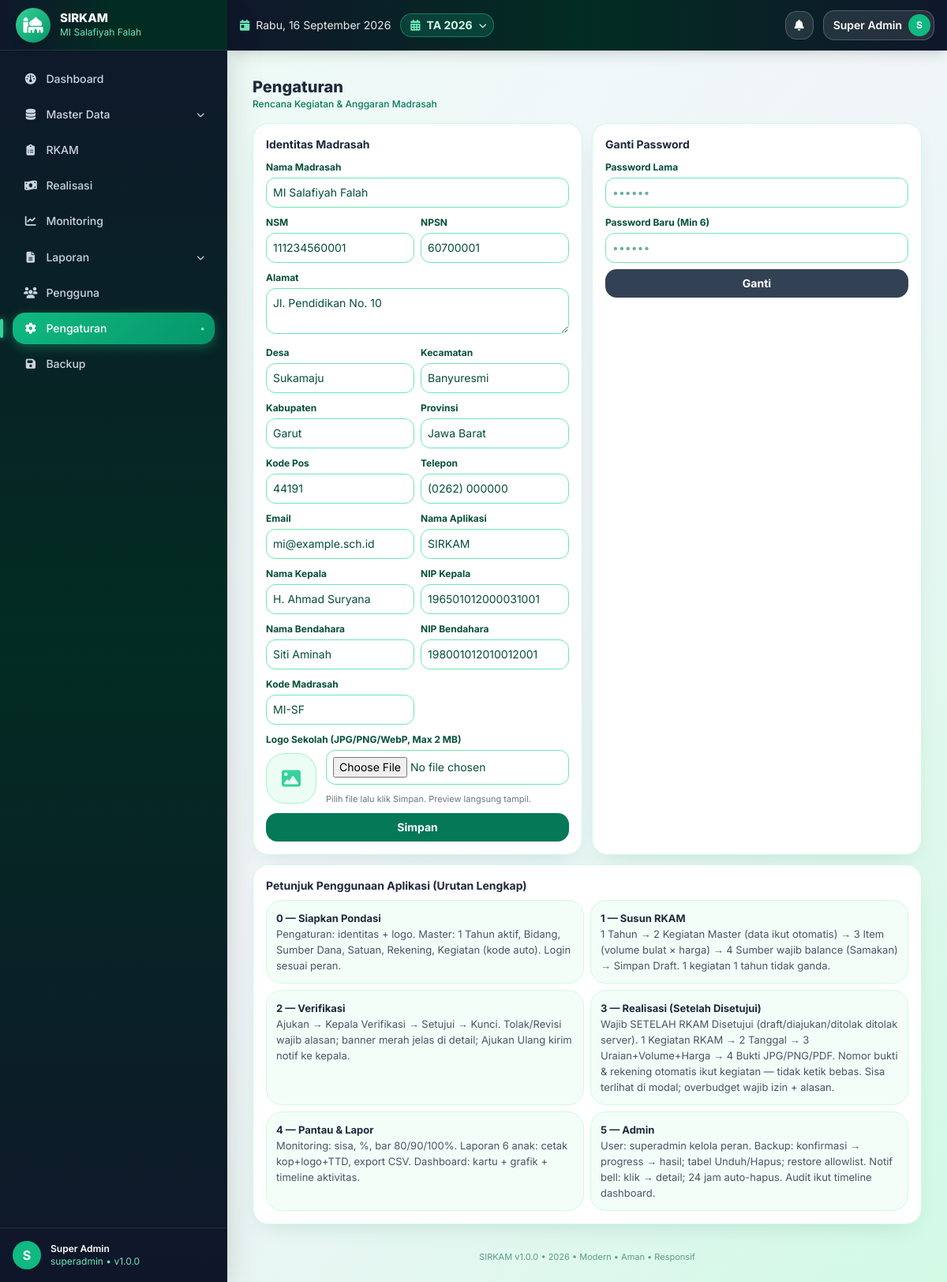
Page /pengaturan (signed in) on the committed database.
### tables this page shows
CREATE TABLE IF NOT EXISTS app_settings (
  id INT UNSIGNED AUTO_INCREMENT PRIMARY KEY,
  skey VARCHAR(100) NOT NULL UNIQUE,
  svalue TEXT NULL
);

CREATE TABLE IF NOT EXISTS madrasah (
  id INT UNSIGNED AUTO_INCREMENT PRIMARY KEY,
  nama_madrasah VARCHAR(150) NOT NULL DEFAULT 'MI Salafiyah',
  nsm VARCHAR(30) NULL,
  npsn VARCHAR(30) NULL,
  alamat TEXT NULL,
  desa VARCHAR(100) NULL,
  kecamatan VARCHAR(100) NULL,
  kabupaten VARCHAR(100) NULL,
  provinsi VARCHAR(100) NULL,
  kode_pos VARCHAR(10) NULL,
  email VARCHAR(100) NULL,
  telepon VARCHAR(30) NULL,
  nama_kepala VARCHAR(100) NULL,
  nip_kepala VARCHAR(50) NULL,
  nama_bendahara VARCHAR(100) NULL,
  nip_bendahara VARCHAR(50) NULL,
  logo VARCHAR(255) NULL,
  created_at TIMESTAMP DEFAULT CURRENT_TIMESTAMP,
  updated_at TIMESTAMP DEFAULT CURRENT_TIMESTAMP ON UPDATE CURRENT_TIMESTAMP
);

CREATE TABLE IF NOT EXISTS tahun_anggaran (
  id INT UNSIGNED AUTO_INCREMENT PRIMARY KEY,
  tahun INT NOT NULL UNIQUE,
  tanggal_mulai DATE NULL,
  tanggal_selesai DATE NULL,
  status ENUM('draft','aktif','selesai','dikunci') NOT NULL DEFAULT 'draft',
  keterangan TEXT NULL,
  created_at TIMESTAMP DEFAULT CURRENT_TIMESTAMP,
  updated_at TIMESTAMP DEFAULT CURRENT_TIMESTAMP ON UPDATE CURRENT_TIMESTAMP,
  INDEX idx_tahun (tahun),
  INDEX idx_status (status)
);

### index.php (called while the page is built, shortened)
<?php
require_once __DIR__.'/config/bootstrap.php';
$url=trim($_GET['url']??'',"/");
$p=explode('/',$url);$page=$p[0];$arg=$p[1]??null;$arg2=$p[2]??null;
$content='';$title='Dashboard';
try{
switch($page){
case 'pengaturan': if(!in_array(Auth::role(),['superadmin','kepala_madrasah','bendahara']))Rbac::deny();$title='Pengaturan';ob_start();require __DIR__.'/modules/pengaturan/index.php';$content=ob_get_clean();break;
}
}catch(Throwable $e){error_log($e->getMessage());$content='<div class="bg-red-50 border border-red-200 p-4 rounded">Terjadi kesalahan sistem.</div>';}
require __DIR__.'/views/layouts/main.php';

### core/Helper.php (called while the page is built, shortened)
<?php
class Helper{
public static function setting($pdo,$k,$d=''){$s=$pdo->prepare("SELECT svalue FROM app_settings WHERE skey=?");$s->execute([$k]);$r=$s->fetchColumn();return $r!==false?$r:$d;}
public static function tahunAktif($pdo){$s=$pdo->query("SELECT * FROM tahun_anggaran WHERE status='aktif' LIMIT 1");$r=$s->fetch();if(!$r){$s=$pdo->query("SELECT * FROM tahun_anggaran ORDER BY tahun DESC LIMIT 1");$r=$s->fetch();}return $r;}
public static function madrasah($pdo){return $pdo->query("SELECT * FROM madrasah WHERE id=1")->fetch()?:[];}
}

### core/Security.php (called while the page is built, shortened)
<?php
class Security{
public static function e($s){return htmlspecialchars((string)($s??''),ENT_QUOTES,'UTF-8');}
}

### core/Auth.php (called while the page is built, shortened)
<?php
class Auth{
public static function user(){return $_SESSION['user']??null;}
public static function role(){return $_SESSION['role']??null;}
}

### modules/pengaturan/index.php (the view, shortened to what this page needs)
<?php
$m=Helper::madrasah($pdo);
$app=Helper::setting($pdo,'app_name','SIRKAM');$km=Helper::setting($pdo,'kode_madrasah','MI-SF');
function lab($t,$n,$v,$ph=''){return '<div><label class="text-xs font-bold text-emerald-900">'.$t.'</label><input name="'.$n.'" value="'.Security::e($v??'').'" placeholder="'.$ph.'" class="w-full border rounded p-2 mt-1"></div>';}
?>
<div class="grid lg:grid-cols-2 gap-3">
<div class="bg-white p-4 rounded shadow text-sm"><b>Identitas Madrasah</b>
<form onsubmit="saveSet(event)" class="grid gap-2 mt-2">
<?=lab('Nama Madrasah','nama_madrasah',$m['nama_madrasah']??'','MI Salafiyah')?>
<div class="grid grid-cols-2 gap-2"><?=lab('NSM','nsm',$m['nsm']??'','111234560001')?><?=lab('NPSN','npsn',$m['npsn']??'','60700001')?></div>
<div><label class="text-xs font-bold text-emerald-900">Alamat</label><textarea name="alamat" placeholder="Jl. Pendidikan No. 10" class="w-full border rounded p-2 mt-1"><?=Security::e($m['alamat']??'')?></textarea></div>
<div class="grid grid-cols-2 gap-2"><?=lab('Desa','desa',$m['desa']??'')?><?=lab('Kecamatan','kecamatan',$m['kecamatan']??'')?><?=lab('Kabupaten','kabupaten',$m['kabupaten']??'')?><?=lab('Provinsi','provinsi',$m['provinsi']??'')?></div>
<div class="grid grid-cols-2 gap-2"><?=lab('Kode Pos','kode_pos',$m['kode_pos']??'','44191')?><?=lab('Telepon','telepon',$m['telepon']??'')?><?=lab('Email','email',$m['email']??'')?><?=lab('Nama Aplikasi','app_name',$app)?><?=lab('Nama Kepala','nama_kepala',$m['nama_kepala']??'')?><?=lab('NIP Kepala','nip_kepala',$m['nip_kepala']??'')?><?=lab('Nama Bendahara','nama_bendahara',$m['nama_bendahara']??'')?><?=lab('NIP Bendahara','nip_bendahara',$m['nip_bendahara']??'')?><?=lab('Kode Madrasah','kode_madrasah',$km,'MI-SF')?></div>
<div><label class="text-xs font-bold text-emerald-900">Logo Sekolah (JPG/PNG/WebP, max 2 MB)</label>
<div class="flex items-center gap-3 mt-1">
<?php $logoOk=!empty($m['logo'])&&is_file(__DIR__.'/../../uploads/logo/'.$m['logo']); $logoV=$logoOk?filemtime(__DIR__.'/../../uploads/logo/'.$m['logo']):0; ?>
<div id="logoBox"><?php if($logoOk):?><img id="logoPrev" src="<?=BASE_URL?>uploads/logo/<?=Security::e($m['logo'])?>?v=<?=$logoV?>" class="w-16 h-16 rounded-2xl object-contain bg-emerald-50 border border-emerald-200 p-1"><?php else:?><div id="logoPrev" class="w-16 h-16 rounded-2xl bg-emerald-50 border border-emerald-200 flex items-center justify-center text-emerald-400 text-2xl"><i class="fa-solid fa-image"></i></div><?php endif;?></div>
<div class="flex-1"><input id="logoFile" name="logo" type="file" accept=".jpg,.jpeg,.png,.webp" onchange="previewLogo(this)" class="w-full border rounded p-2">
<div class="flex gap-2 mt-2"><span class="text-[11px] text-gray-500">Pilih file lalu klik Simpan. Preview langsung tampil.</span>
</div></div></div></div>
<button class="bg-emerald-700 text-white rounded p-2 font-bold">Simpan</button></form></div>
<div class="bg-white p-4 rounded shadow text-sm"><b>Ganti Password</b>
<form onsubmit="chPass(event)" class="grid gap-2 mt-2"><div><label class="text-xs font-bold text-emerald-900">Password Lama</label><input type="password" name="old" required placeholder="••••••" class="w-full border rounded p-2 mt-1"></div><div><label class="text-xs font-bold text-emerald-900">Password Baru (min 6)</label><input type="password" name="new" required minlength="6" placeholder="••••••" class="w-full border rounded p-2 mt-1"></div><button class="bg-slate-700 text-white rounded p-2 font-bold">Ganti</button></form></div>
<div class="bg-white p-4 rounded shadow text-sm lg:col-span-2"><b>Petunjuk Penggunaan Aplikasi (Urutan Lengkap)</b>
<div class="mt-2 grid md:grid-cols-2 gap-2 text-[13px]">
<div class="rounded-xl border border-emerald-100 bg-emerald-50/60 p-3"><b>0 — Siapkan Pondasi</b><div class="text-gray-600">Pengaturan: identitas + logo. Master: 1 Tahun aktif, Bidang, Sumber Dana, Satuan, Rekening, Kegiatan (kode auto). Login sesuai peran.</div></div>
<div class="rounded-xl border border-emerald-100 bg-emerald-50/60 p-3"><b>1 — Susun RKAM</b><div class="text-gray-600">1 Tahun → 2 Kegiatan Master (data ikut otomatis) → 3 Item (volume bulat × harga) → 4 Sumber wajib balance (Samakan) → Simpan Draft. 1 kegiatan 1 tahun tidak ganda.</div></div>
<div class="rounded-xl border border-emerald-100 bg-emerald-50/60 p-3"><b>2 — Verifikasi</b><div class="text-gray-600">Ajukan → Kepala Verifikasi → Setujui → Kunci. Tolak/Revisi wajib alasan; banner merah jelas di detail; Ajukan Ulang kirim notif ke kepala.</div></div>
<div class="rounded-xl border border-emerald-100 bg-emerald-50/60 p-3"><b>3 — Realisasi (Setelah Disetujui)</b><div class="text-gray-600">Wajib SETELAH RKAM Disetujui (draft/diajukan/ditolak ditolak server). 1 Kegiatan RKAM → 2 Tanggal → 3 Uraian+Volume+Harga → 4 Bukti JPG/PNG/PDF. Nomor bukti & rekening otomatis ikut kegiatan — tidak ketik bebas. Sisa terlihat di modal; overbudget wajib izin + alasan.</div></div>
<div class="rounded-xl border border-emerald-100 bg-emerald-50/60 p-3"><b>4 — Pantau & Lapor</b><div class="text-gray-600">Monitoring: sisa, %, bar 80/90/100%. Laporan 6 anak: cetak kop+logo+TTD, export CSV. Dashboard: kartu + grafik + timeline aktivitas.</div></div>
<div class="rounded-xl border border-emerald-100 bg-emerald-50/60 p-3"><b>5 — Admin</b><div class="text-gray-600">User: superadmin kelola peran. Backup: konfirmasi → progress → hasil; tabel Unduh/Hapus; restore allowlist. Notif bell: klik → detail; 24 jam auto-hapus. Audit ikut timeline dashboard.</div></div></div></div></div>

### views/layouts/main.php (shortened to what this page needs)
<!DOCTYPE html><html lang="id"><head><meta charset="UTF-8"><meta name="viewport" content="width=device-width,initial-scale=1">
<script src="https://cdn.tailwindcss.com"></script><script src="https://cdn.jsdelivr.net/npm/sweetalert2@11"></script>
<link rel="stylesheet" href="https://cdnjs.cloudflare.com/ajax/libs/font-awesome/6.5.2/css/all.min.css">
</head>
<body class="bg-gradient-to-br from-emerald-50 via-slate-100 to-emerald-100 min-h-screen text-slate-800">
<?php $u=Auth::user(); $role=Auth::role(); if($role==='superadmin'){$notif=$pdo->query("SELECT COUNT(*) c FROM notifications WHERE is_read=0")->fetchColumn();}else{$nq=$pdo->prepare("SELECT COUNT(*) c FROM notifications WHERE is_read=0 AND (role_target=? OR role_target IS NULL OR role_target='' OR user_id=?)");$nq->execute([$role,Auth::id()]);$notif=$nq->fetchColumn();} $initial=strtoupper(substr($u['nama']??'U',0,1)); $mlogo=$pdo->query("SELECT logo,nama_madrasah FROM madrasah WHERE id=1")->fetch(); $appName=Helper::setting($pdo,'app_name','SIRKAM'); $thAktif=Helper::tahunAktif($pdo); $thList=$pdo->query("SELECT id,tahun,status FROM tahun_anggaran ORDER BY tahun DESC")->fetchAll(); ?>
<div class="flex min-h-screen">
<aside id="sidebar" class="bg-gradient-to-b from-slate-900 via-emerald-950 to-slate-900 text-white hidden md:flex flex-col no-print fixed md:sticky top-0 inset-y-0 left-0 z-40 w-72 h-screen shrink-0 shadow-2xl overflow-hidden">
<div class="h-16 px-5 flex items-center gap-3 border-b border-white/10 shrink-0 bg-gradient-to-r from-slate-900 via-emerald-950 to-emerald-950">
<?php $logoFile=!empty($mlogo['logo'])?__DIR__.'/../../uploads/logo/'.$mlogo['logo']:''; $logoOk=$logoFile&&is_file($logoFile); $logoV=$logoOk?filemtime($logoFile):0; ?>
<?php if($logoOk):?><img src="<?=BASE_URL?>uploads/logo/<?=Security::e($mlogo['logo'])?>?v=<?=$logoV?>" class="w-11 h-11 rounded-2xl object-contain bg-white p-1 shadow-lg"><?php else:?><div class="w-11 h-11 rounded-2xl bg-gradient-to-br from-emerald-400 to-emerald-600 flex items-center justify-center text-xl shadow-lg"><i class="fa-solid fa-mosque"></i></div><?php endif;?>
<div class="min-w-0"><div class="font-extrabold text-[15px] leading-tight truncate"><?=Security::e($appName)?></div><div class="text-xs text-emerald-300 truncate"><?=Security::e($mlogo['nama_madrasah']??'')?></div></div></div>
<?php $cur=$page??'dashboard'; if($cur==='print'||$cur==='export')$cur='laporan'; ?>
<nav class="flex-1 p-4 space-y-1.5 text-sm overflow-y-auto" id="nav">
<a href="<?=BASE_URL?>" data-p="dashboard" class="navlink <?=($cur==='dashboard'?'active':'')?>"><i class="fa-solid fa-gauge w-5 text-center"></i> Dashboard</a>
<?php if(in_array($role,['superadmin','operator'])):?>
<div>
<button type="button" onclick="toggleMaster()" class="navlink parent w-full text-left <?=($cur==='master'?'active':'')?>"><i class="fa-solid fa-database w-5 text-center"></i> <span>Master Data</span> <i id="mchev" class="fa-solid fa-chevron-down text-[10px] transition-transform"></i></button>
</div>
<?php endif;?>
<a href="<?=BASE_URL?>rkam" data-p="rkam" class="navlink <?=($cur==='rkam'?'active':'')?>"><i class="fa-solid fa-clipboard-list w-5 text-center"></i> RKAM</a>
<a href="<?=BASE_URL?>realisasi" data-p="realisasi" class="navlink <?=($cur==='realisasi'?'active':'')?>"><i class="fa-solid fa-money-bill-wave w-5 text-center"></i> Realisasi</a>
<a href="<?=BASE_URL?>monitoring" data-p="monitoring" class="navlink <?=($cur==='monitoring'?'active':'')?>"><i class="fa-solid fa-chart-line w-5 text-center"></i> Monitoring</a>
<div>
<button type="button" onclick="toggleLap()" class="navlink parent w-full text-left <?=($cur==='laporan'?'active':'')?>"><i class="fa-solid fa-file-lines w-5 text-center"></i> <span>Laporan</span> <i id="lchev" class="fa-solid fa-chevron-down text-[10px] transition-transform"></i></button>
</div>
<?php if($role==='superadmin'):?><a href="<?=BASE_URL?>users" data-p="users" class="navlink <?=($cur==='users'?'active':'')?>"><i class="fa-solid fa-users w-5 text-center"></i> Pengguna</a><?php endif;?>
<?php if(in_array($role,['superadmin','kepala_madrasah','bendahara'])):?><a href="<?=BASE_URL?>pengaturan" data-p="pengaturan" class="navlink <?=($cur==='pengaturan'?'active':'')?>"><i class="fa-solid fa-gear w-5 text-center"></i> Pengaturan</a><?php endif;?>
<?php if($role==='superadmin'):?><a href="<?=BASE_URL?>backup" data-p="backup" class="navlink <?=($cur==='backup'?'active':'')?>"><i class="fa-solid fa-floppy-disk w-5 text-center"></i> Backup</a><?php endif;?>
</nav>
<div class="p-4 border-t border-white/10 flex items-center gap-3 shrink-0 bg-slate-900/60">
<div class="w-9 h-9 rounded-full bg-emerald-500 flex items-center justify-center font-bold"><?=$initial?></div>
<div class="text-xs"><div class="font-semibold text-white"><?=Security::e($u['nama']??'')?></div><div class="text-emerald-300"><?=Security::e($role)?> • v<?=APP_VERSION?></div></div></div></aside>
<div class="flex-1 flex flex-col min-w-0 md:ml-0">
<header class="sticky top-0 z-20 bg-gradient-to-r from-slate-900 via-emerald-950 to-slate-900 text-white px-4 h-16 flex items-center gap-3 no-print shadow-lg shrink-0">
<?php $hari=['Senin','Selasa','Rabu','Kamis','Jumat','Sabtu','Minggu']; $bulan=[1=>'Januari','Februari','Maret','April','Mei','Juni','Juli','Agustus','September','Oktober','November','Desember']; ?>
<div class="hidden sm:flex items-center gap-2 text-white/90 text-sm"><i class="fa-solid fa-calendar-day text-emerald-300"></i><span><?=$hari[date('N')-1]?>, <?=date('j')?> <?=$bulan[(int)date('n')]?> <?=date('Y')?></span></div>
<div class="relative">
<button onclick="toggleTahun(event)" title="Tahun Anggaran Aktif" class="hidden sm:flex items-center gap-2 bg-emerald-500/20 border border-emerald-400/40 text-emerald-100 rounded-full pl-3 pr-2 py-1 text-sm hover:bg-emerald-500/30"><i class="fa-solid fa-calendar-days text-emerald-300"></i><span class="font-bold">TA <?=Security::e($thAktif['tahun']??'-')?></span><i class="fa-solid fa-chevron-down text-[10px]"></i></button>
</div>
<div class="ml-auto flex items-center gap-3 text-sm">
<div class="relative">
<button onclick="toggleNotif(event)" class="relative w-9 h-9 rounded-xl bg-white/10 border border-white/20 text-white hover:bg-white/20"><i class="fa-solid fa-bell"></i></button>
</div>
<div class="relative" id="userWrap">
<button type="button" aria-haspopup="true" onclick="toggleUser(event)" onmouseenter="showUser()" class="flex items-center gap-2 bg-white/10 border border-white/20 rounded-full pl-3 pr-1 py-1 hover:bg-white/20"><span class="font-semibold text-white text-sm max-w-32 truncate"><?=Security::e($u['nama']??'')?></span><span class="w-7 h-7 rounded-full bg-emerald-500 text-white flex items-center justify-center text-xs font-bold shrink-0"><?=$initial?></span></button>
</div></div></header>
<main class="p-4 md:p-8 flex-1 max-w-7xl w-full mx-auto">
<div class="mb-4"><div class="font-extrabold text-xl text-slate-800"><?=Security::e($title??'')?></div><div class="text-xs text-emerald-700 font-medium">Rencana Kegiatan & Anggaran Madrasah</div></div>
<?=$content??''?></main>
<footer class="px-6 pb-6 text-center text-[11px] text-emerald-800/60 no-print"><?=Security::e($appName)?> v<?=APP_VERSION?> • <?=date('Y')?> • Modern • Aman • Responsif</footer></div></div>
</body></html>

### rows in the picture
app_settings: svalue "SIRKAM", app_name "SIRKAM"
madrasah: nama_madrasah "MI Salafiyah Falah", nsm "111234560001", npsn "60700001", alamat "Jl. Pendidikan No. 10", desa "Sukamaju", kecamatan "Banyuresmi", kabupaten "Garut", provinsi "Jawa Barat", kode_pos "44191", telepon "(0262) 000000", email "mi@example.sch.id", nama_kepala "H. Ahmad Suryana", nip_kepala "196501012000031001", nama_bendahara "Siti Aminah", nip_bendahara "198001012010012001"
tahun_anggaran: tahun "2026"
app_settings: kode_madrasah "MI-SF"

### other values in the picture
$initial "S"
Security::e($u['nama']??'') "Super Admin"
Security::e($role) "superadmin"
APP_VERSION "1.0.0"
Security::e($title??'') "Pengaturan"
$t "Nama Madrasah NSM NPSN Desa Kecamatan Kabupaten Provinsi Kode Pos Telepon Email Nama Aplikasi Nama Kepala NIP Kepala Nama Bendahara NIP Bendahara Kode Madrasah"
